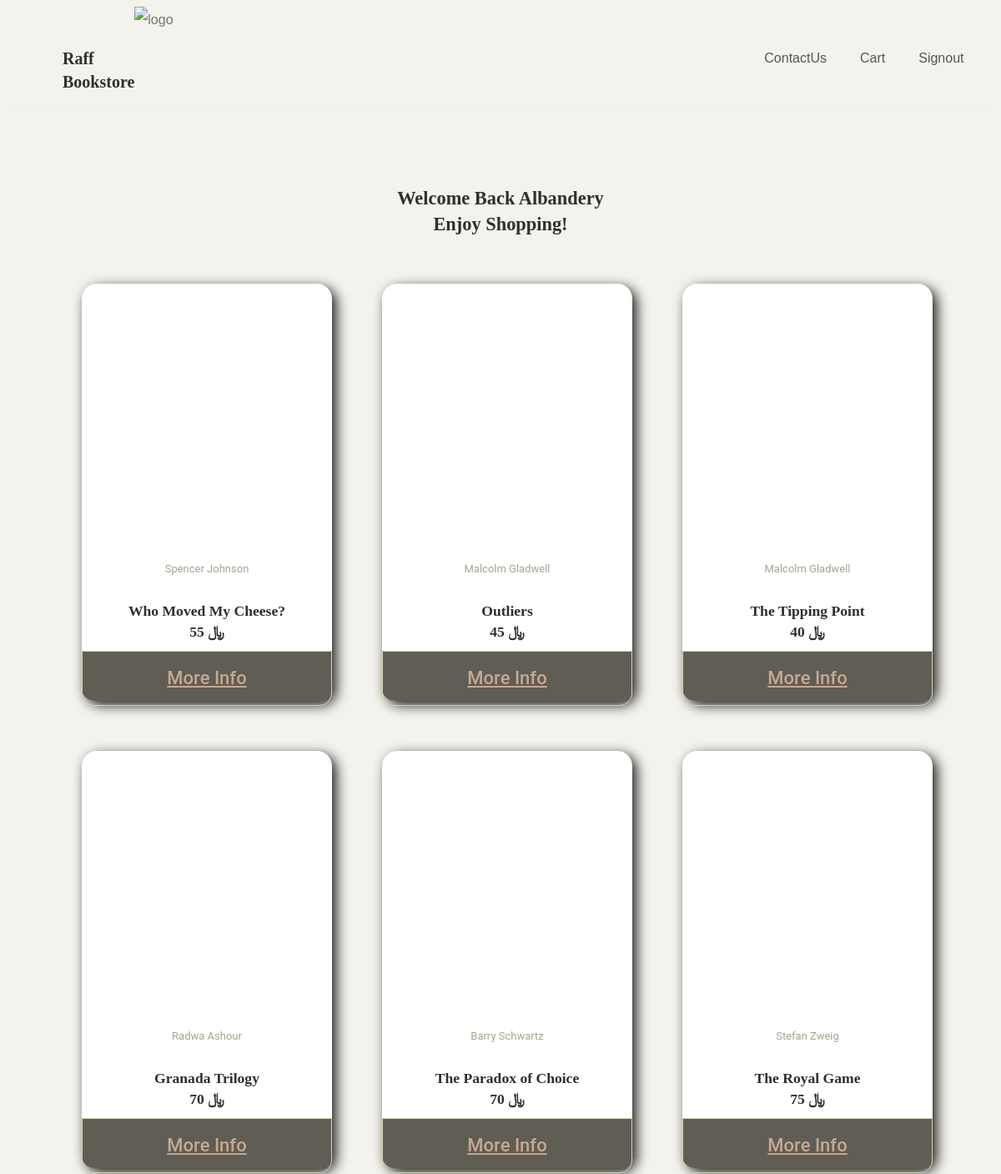
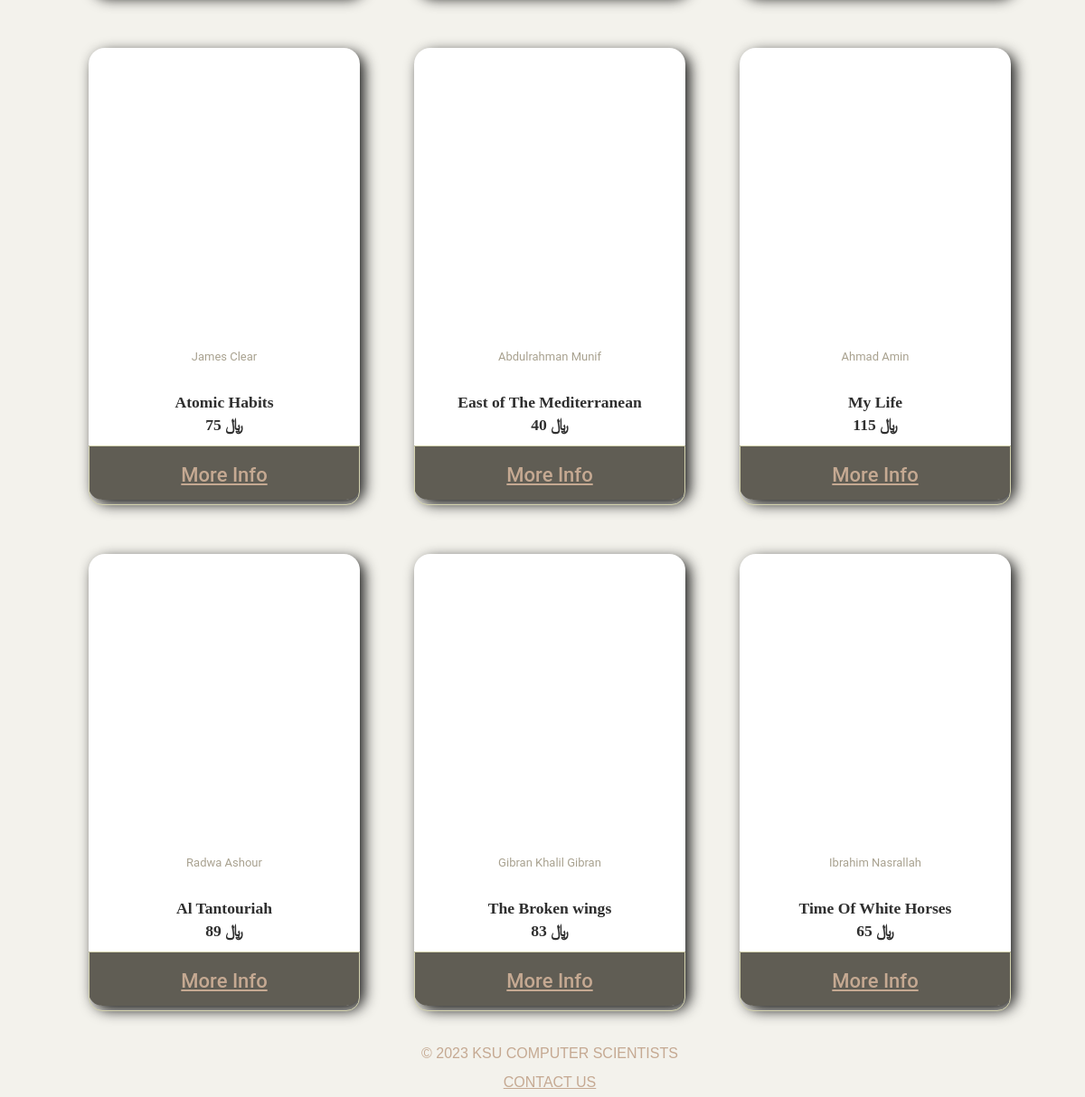
The app's page /home.php (signed in) with its own data (2 pictures, top to bottom).
### tables this page shows
CREATE TABLE `book` (
  `title` text NOT NULL,
  `isbn` varchar(13) NOT NULL,
  `author` text NOT NULL,
  `quantity` int(255) NOT NULL,
  `description` text NOT NULL,
  `img` text NOT NULL,
  `price` int(200) NOT NULL
);

### home.php (the view, shortened to what this page needs)
<?php
    require_once('config.php');
?>
<!DOCTYPE html>
	<html lang="en">
	<head>
	    <link rel="stylesheet" type="text/css" href="css/vendor.css">
	    <link rel="stylesheet" type="text/css" href="css/style.css">
		<link rel="stylesheet" href="css/home.css?v=<?php echo time(); ?>">
		<link rel="stylesheet" href="https://cdnjs.cloudflare.com/ajax/libs/font-awesome/4.7.0/css/font-awesome.min.css">
	</head>
<body>
     <header>
            <div class="content-wrapper">
                <h1><br>Raff Bookstore</h1>
                <div id="wrapperHeader"> <div id="header_img">
                <img src="https://i.pinimg.com/originals/9b/ef/d1/9befd152f7213880c7df0a084b72ef79.png" alt="logo" /> </div> </div>
                 <nav>
				   <a class = "form-head" href="mailto:RaffBookStore2023@gmail.com">ContactUs</a>
				   <a class = "form-head" href="cart.php">Cart</a>
				   <a class = "form-head" href="logout.php">Signout</a>
                </nav>
            </div>
    </header>
	<br><br>
	<h3 style= "text-align:center;"> <?php echo "Welcome back " .$_SESSION['name']; ?> <br> Enjoy Shopping! </h3>
	<div class = "body2">
	<?php
       $result = mysqli_query($con,"SELECT * FROM `book`");
	   while($row = mysqli_fetch_assoc($result)){
		  $book_isbn= $row['isbn'];
		echo "
		<div class='card'>
		<div  style='background-image: url( ".$row['img']."  );'  class='card-image'>  </div>
		<div class='card-text'>
		<span class='author'>   ".$row['author']." </span>
		<h4> ".$row['title']." <br>   &#65020;  ".$row['price']."  </h4>
		</div>
		<div class='card-stats'>
		<div class='stat border'>
	    <a  class='value' href= 'product.php?isbn= $book_isbn' >More Info</a>
		</div>
		</div>
		</div>";
		}
		?>
		 <br>
    <footer style="margin-top: 2%; color:beige; text-align:center;">
	<a>&copy; 2023 KSU COMPUTER SCIENTISTS</a>
	<br>
    <a href="mailto:RaffBookStore2023@gmail.com">CONTACT US</a></p>
    </footer>
    </div>
    </body>
    </html>

### style.css (style rules this page uses)
:root { --header-height : 160px; --header-height-min : 80px; }
:root { --accent-color : #C5A992; --secondary-color : #C5A992; --dark-color : #2f2f2f; --light-color : #F3F2EC; --body-text-color : #757575; --light-text-color : #afafaf; --dark-text-color : #2f2f2f; }
:root { --body-font : "Raleway", sans-serif; --heading-font : "Prata", Georgia, serif; --secondary-font : "Playfair Display", Georgia, serif; }
*, *::before, *::after { -webkit-box-sizing: border-box; -moz-box-sizing: border-box; box-sizing: border-box; }
html { box-sizing: border-box; }
body { font-family: var(--body-font); font-size: 16px; line-height: 2; color: var(--body-text-color); background-color: var(--light-color); }
a { color: var(--accent-color); transition: 0.3s color ease-out; }
img { display: inline-block; border: 0; max-width: 100%; height: auto; vertical-align: middle; }
h1, .h1, h2, .h2, h3, .h3, h4, .h4, h5, .h5, h6, .h6 { font-family: var(--heading-font); line-height: 1.2; color: var(--dark-color); }
h1, h2, h3 { margin: 25px 0; text-transform: capitalize; }
h1, .h1 { font-size: 2.5em; line-height: 1.4; }
h3, .h3 { font-size: 1.4em; line-height: 1.4; }
h4, .h4 { font-size: 1.1em; line-height: 1.4; }
::placeholder { color: #999; }

### home.css (style rules this page uses)
.body2 { width: 100vw; height: 100vh; display: grid; grid-template-columns: 360px 360px 360px; align-items: center; justify-content: center; }
.card { display: grid; grid-template-columns: 300px; grid-template-rows: 310px 130px 60px; grid-template-areas: "image" "text" "stats"; border-radius: 18px; background: white; box-shadow: 5px 5px 15px rgba(0,0,0,0.9); font-family: roboto; text-align: center; transition: 0.5s ease; margin:30px; }
.card-image { grid-area: image; background: no-repeat center / contain; border-top-left-radius: 15px; border-top-right-radius: 15px; background-size:contain; }
.card-text { grid-area: text; margin: 15px; }
.card-text .author { color: rgb(169, 162, 144); font-size:13px; }
.card-stats { grid-area: stats; display: grid; border-bottom-left-radius: 15px; border-bottom-right-radius: 15px; background: rgb(96, 93, 84); }
.card-stats .stat { padding:10px; display: flex; align-items: center; justify-content: center; flex-direction: column; color: white; }
.card-stats .border { border: 1px solid rgb(212, 211, 175); border-bottom-left-radius: 15px; border-bottom-right-radius: 15px; }
.card-stats .value { font-size:22px; font-weight: 500; }
.content-wrapper { width: 1050px; margin: 0 auto; }
header { border-bottom: 1px solid #EEEEEE; }
div#wrapperHeader { width: 70%;; height:100px; text-align:left; }
div#wrapperHeader div#header_img { width:1000px; height:200px; margin:0 auto; }
div#wrapperHeader div#header_img img { width: 140px;; height: 120px;; margin:0 auto; }
header .content-wrapper { display: flex; }
header h1 { display: flex; flex-grow: 1; flex-basis: 0; font-size: 20px; margin: 0; padding: 20px 0; }
header nav , .nav { display: flex; flex-grow: 1; flex-basis: 0; justify-content: center; align-items: center; }
header nav a ,.nav { text-decoration: none; color: #555555; padding: 10px 10px; margin: 0 10px; }

### records on screen
book: author "Spencer Johnson", title "Who Moved My Cheese?", price "55"
book: author "Malcolm Gladwell", title "Outliers", price "45"
book: author "Malcolm Gladwell", title "The Tipping Point", price "40"
book: author "Radwa Ashour", title "Granada Trilogy", price "70"
book: author "Barry Schwartz", title "The Paradox of Choice", price "70"
book: author "Stefan Zweig", title "The Royal Game", price "75"
book: author "James Clear", title "Atomic Habits", price "75"
book: author "Abdulrahman Munif", title "East of The Mediterranean", price "40"
book: author "Ahmad Amin", title "My Life", price "115"
book: author "Radwa Ashour", title "Al Tantouriah", price "89"
book: author "Gibran Khalil Gibran", title "The Broken wings", price "83"
book: author "Ibrahim Nasrallah", title "Time Of White Horses", price "65"

### other values on screen
$_SESSION['name'] "Albandery"
